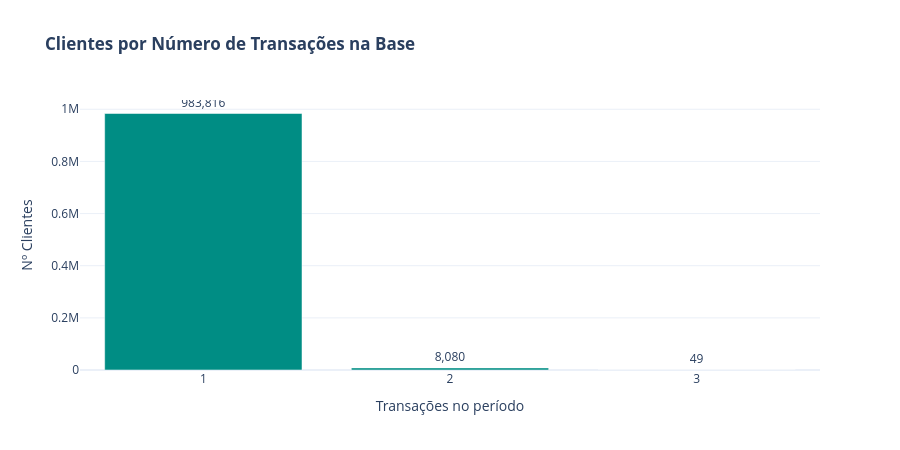

Write notebook code for a chart like this one.
### Code cell
# Clientes recorrentes
trans_por_cliente = df['customer_id'].value_counts()
distribuicao = trans_por_cliente.value_counts().sort_index()
n_recorrentes = int((trans_por_cliente > 1).sum())

fig = go.Figure()
fig.add_trace(go.Bar(
    x=distribuicao.index.astype(str),
    y=distribuicao.values,
    marker_color='#008D84',
    text=[f'{v:,}' for v in distribuicao.values],
    textposition='outside'
))
fig.update_layout(
    title='<b>Clientes por Número de Transações na Base</b>',
    xaxis_title='Transações no período',
    yaxis_title='Nº Clientes',
    template='plotly_white',
    height=450
)
fig.show()

print(f"Clientes com mais de 1 transação: {n_recorrentes:,} ({n_recorrentes / trans_por_cliente.size * 100:.2f}% da base)")
print(f"Coluna total_orders_by_customer (histórico): média {df['total_orders_by_customer'].mean():.1f}, máx {df['total_orders_by_customer'].max()} — valores sintéticos, acima do observado no período")

### Figure 1 — Plotly figure (JSON) as saved in the notebook; plotly's stock layout.template omitted (floating-point values rounded to 4 significant figures)
{"data": [{"marker": {"color": "#008D84"}, "text": ["983,816", "8,080", "49"], "textposition": "outside", "type": "bar", "x": ["1", "2", "3"], "y": [983816, 8080, 49]}], "layout": {"height": 450, "title": {"text": "<b>Clientes por Número de Transações na Base</b>"}, "xaxis": {"title": {"text": "Transações no período"}}, "yaxis": {"title": {"text": "Nº Clientes"}}}}
